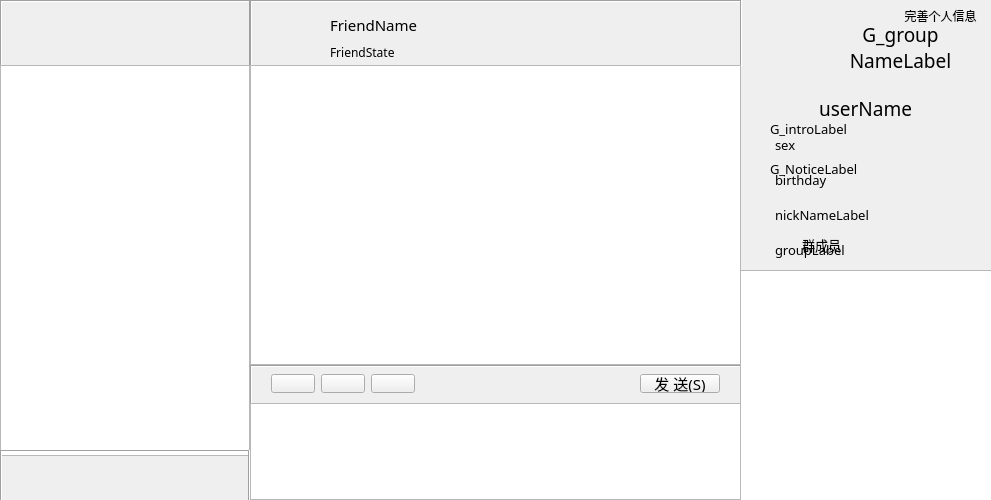
<?xml version="1.0" encoding="UTF-8"?>
<ui version="4.0">
 <class>MainWindow</class>
 <widget class="QMainWindow" name="MainWindow">
  <property name="geometry">
   <rect>
    <x>0</x>
    <y>0</y>
    <width>991</width>
    <height>500</height>
   </rect>
  </property>
  <property name="font">
   <font>
    <family>黑体</family>
    <pointsize>11</pointsize>
   </font>
  </property>
  <property name="windowTitle">
   <string>MainWindow</string>
  </property>
  <widget class="QWidget" name="centralWidget">
   <widget class="QLabel" name="label_2">
    <property name="geometry">
     <rect>
      <x>0</x>
      <y>0</y>
      <width>251</width>
      <height>71</height>
     </rect>
    </property>
    <property name="frameShape">
     <enum>QFrame::Box</enum>
    </property>
    <property name="frameShadow">
     <enum>QFrame::Sunken</enum>
    </property>
    <property name="text">
     <string/>
    </property>
    <property name="pixmap">
     <pixmap>../../微信/img/search.jpg</pixmap>
    </property>
   </widget>
   <widget class="QLabel" name="label_3">
    <property name="geometry">
     <rect>
      <x>250</x>
      <y>0</y>
      <width>492</width>
      <height>67</height>
     </rect>
    </property>
    <property name="frameShape">
     <enum>QFrame::Box</enum>
    </property>
    <property name="frameShadow">
     <enum>QFrame::Sunken</enum>
    </property>
    <property name="text">
     <string/>
    </property>
   </widget>
   <widget class="QLabel" name="FriendNameLabel">
    <property name="geometry">
     <rect>
      <x>330</x>
      <y>9</y>
      <width>121</width>
      <height>31</height>
     </rect>
    </property>
    <property name="font">
     <font>
      <family>黑体</family>
      <pointsize>11</pointsize>
     </font>
    </property>
    <property name="autoFillBackground">
     <bool>false</bool>
    </property>
    <property name="frameShape">
     <enum>QFrame::NoFrame</enum>
    </property>
    <property name="frameShadow">
     <enum>QFrame::Plain</enum>
    </property>
    <property name="text">
     <string>FriendName</string>
    </property>
    <property name="alignment">
     <set>Qt::AlignLeading|Qt::AlignLeft|Qt::AlignVCenter</set>
    </property>
   </widget>
   <widget class="QTextBrowser" name="chatTextBrowser">
    <property name="geometry">
     <rect>
      <x>250</x>
      <y>65</y>
      <width>491</width>
      <height>300</height>
     </rect>
    </property>
   </widget>
   <widget class="QLabel" name="label_5">
    <property name="geometry">
     <rect>
      <x>250</x>
      <y>365</y>
      <width>492</width>
      <height>40</height>
     </rect>
    </property>
    <property name="frameShape">
     <enum>QFrame::Box</enum>
    </property>
    <property name="frameShadow">
     <enum>QFrame::Sunken</enum>
    </property>
    <property name="text">
     <string/>
    </property>
   </widget>
   <widget class="QTextEdit" name="chatTextEdit">
    <property name="geometry">
     <rect>
      <x>250</x>
      <y>403</y>
      <width>491</width>
      <height>97</height>
     </rect>
    </property>
   </widget>
   <widget class="QListView" name="listView">
    <property name="geometry">
     <rect>
      <x>0</x>
      <y>65</y>
      <width>250</width>
      <height>391</height>
     </rect>
    </property>
   </widget>
   <widget class="QLabel" name="userHead">
    <property name="geometry">
     <rect>
      <x>833</x>
      <y>30</y>
      <width>60</width>
      <height>55</height>
     </rect>
    </property>
    <property name="text">
     <string/>
    </property>
   </widget>
   <widget class="QLabel" name="label">
    <property name="geometry">
     <rect>
      <x>770</x>
      <y>100</y>
      <width>191</width>
      <height>16</height>
     </rect>
    </property>
    <property name="font">
     <font>
      <family>黑体</family>
      <pointsize>14</pointsize>
     </font>
    </property>
    <property name="text">
     <string>userName</string>
    </property>
    <property name="alignment">
     <set>Qt::AlignCenter</set>
    </property>
   </widget>
   <widget class="QLabel" name="HeadTitleBg">
    <property name="geometry">
     <rect>
      <x>740</x>
      <y>1</y>
      <width>255</width>
      <height>500</height>
     </rect>
    </property>
    <property name="text">
     <string/>
    </property>
   </widget>
   <widget class="QLabel" name="birthdayLabel">
    <property name="geometry">
     <rect>
      <x>775</x>
      <y>171</y>
      <width>190</width>
      <height>18</height>
     </rect>
    </property>
    <property name="font">
     <font>
      <pointsize>10</pointsize>
     </font>
    </property>
    <property name="text">
     <string>birthday</string>
    </property>
   </widget>
   <widget class="QLabel" name="EmailLabel">
    <property name="geometry">
     <rect>
      <x>775</x>
      <y>276</y>
      <width>190</width>
      <height>18</height>
     </rect>
    </property>
    <property name="font">
     <font>
      <pointsize>10</pointsize>
     </font>
    </property>
    <property name="text">
     <string>Email@edu.cn</string>
    </property>
   </widget>
   <widget class="QLabel" name="PhoneLabel">
    <property name="geometry">
     <rect>
      <x>775</x>
      <y>311</y>
      <width>190</width>
      <height>18</height>
     </rect>
    </property>
    <property name="font">
     <font>
      <pointsize>10</pointsize>
     </font>
    </property>
    <property name="text">
     <string>+86XXX</string>
    </property>
   </widget>
   <widget class="QLabel" name="sexLabel">
    <property name="geometry">
     <rect>
      <x>775</x>
      <y>136</y>
      <width>190</width>
      <height>18</height>
     </rect>
    </property>
    <property name="font">
     <font>
      <pointsize>10</pointsize>
     </font>
    </property>
    <property name="text">
     <string>sex</string>
    </property>
   </widget>
   <widget class="QLabel" name="label_9">
    <property name="geometry">
     <rect>
      <x>775</x>
      <y>346</y>
      <width>190</width>
      <height>18</height>
     </rect>
    </property>
    <property name="font">
     <font>
      <pointsize>10</pointsize>
     </font>
    </property>
    <property name="text">
     <string>个人简介</string>
    </property>
   </widget>
   <widget class="QLabel" name="introLabel">
    <property name="geometry">
     <rect>
      <x>790</x>
      <y>370</y>
      <width>161</width>
      <height>51</height>
     </rect>
    </property>
    <property name="font">
     <font>
      <pointsize>10</pointsize>
     </font>
    </property>
    <property name="text">
     <string>我是阿巴阿巴阿巴巴巴巴阿巴巴</string>
    </property>
    <property name="alignment">
     <set>Qt::AlignLeading|Qt::AlignLeft|Qt::AlignTop</set>
    </property>
    <property name="wordWrap">
     <bool>true</bool>
    </property>
   </widget>
   <widget class="QLabel" name="StateLabel">
    <property name="geometry">
     <rect>
      <x>330</x>
      <y>42</y>
      <width>121</width>
      <height>21</height>
     </rect>
    </property>
    <property name="font">
     <font>
      <family>黑体</family>
      <pointsize>9</pointsize>
     </font>
    </property>
    <property name="autoFillBackground">
     <bool>false</bool>
    </property>
    <property name="frameShape">
     <enum>QFrame::NoFrame</enum>
    </property>
    <property name="frameShadow">
     <enum>QFrame::Plain</enum>
    </property>
    <property name="text">
     <string>FriendState</string>
    </property>
    <property name="alignment">
     <set>Qt::AlignLeading|Qt::AlignLeft|Qt::AlignVCenter</set>
    </property>
   </widget>
   <widget class="QLabel" name="FriendHead">
    <property name="geometry">
     <rect>
      <x>272</x>
      <y>14</y>
      <width>45</width>
      <height>40</height>
     </rect>
    </property>
    <property name="autoFillBackground">
     <bool>false</bool>
    </property>
    <property name="text">
     <string/>
    </property>
   </widget>
   <widget class="QLabel" name="OriginalBg">
    <property name="geometry">
     <rect>
      <x>250</x>
      <y>20</y>
      <width>491</width>
      <height>500</height>
     </rect>
    </property>
    <property name="text">
     <string/>
    </property>
   </widget>
   <widget class="QLabel" name="navLabel">
    <property name="geometry">
     <rect>
      <x>0</x>
      <y>450</y>
      <width>250</width>
      <height>61</height>
     </rect>
    </property>
    <property name="frameShape">
     <enum>QFrame::Box</enum>
    </property>
    <property name="frameShadow">
     <enum>QFrame::Sunken</enum>
    </property>
    <property name="text">
     <string/>
    </property>
    <property name="pixmap">
     <pixmap>../../微信/img/search.jpg</pixmap>
    </property>
   </widget>
   <widget class="QPushButton" name="contactsPushButton">
    <property name="geometry">
     <rect>
      <x>0</x>
      <y>450</y>
      <width>125</width>
      <height>61</height>
     </rect>
    </property>
    <property name="focusPolicy">
     <enum>Qt::StrongFocus</enum>
    </property>
    <property name="contextMenuPolicy">
     <enum>Qt::DefaultContextMenu</enum>
    </property>
    <property name="layoutDirection">
     <enum>Qt::LeftToRight</enum>
    </property>
    <property name="text">
     <string/>
    </property>
    <property name="flat">
     <bool>true</bool>
    </property>
   </widget>
   <widget class="QPushButton" name="groupPushButton">
    <property name="geometry">
     <rect>
      <x>125</x>
      <y>450</y>
      <width>125</width>
      <height>61</height>
     </rect>
    </property>
    <property name="focusPolicy">
     <enum>Qt::StrongFocus</enum>
    </property>
    <property name="contextMenuPolicy">
     <enum>Qt::DefaultContextMenu</enum>
    </property>
    <property name="layoutDirection">
     <enum>Qt::LeftToRight</enum>
    </property>
    <property name="text">
     <string/>
    </property>
    <property name="flat">
     <bool>true</bool>
    </property>
   </widget>
   <widget class="QLabel" name="nickNameLabel">
    <property name="geometry">
     <rect>
      <x>775</x>
      <y>206</y>
      <width>190</width>
      <height>18</height>
     </rect>
    </property>
    <property name="font">
     <font>
      <pointsize>10</pointsize>
     </font>
    </property>
    <property name="text">
     <string>nickNameLabel</string>
    </property>
   </widget>
   <widget class="QLabel" name="groupLabel">
    <property name="geometry">
     <rect>
      <x>775</x>
      <y>241</y>
      <width>190</width>
      <height>18</height>
     </rect>
    </property>
    <property name="font">
     <font>
      <pointsize>10</pointsize>
     </font>
    </property>
    <property name="text">
     <string>groupLabel</string>
    </property>
   </widget>
   <widget class="QLabel" name="G_groupHead">
    <property name="geometry">
     <rect>
      <x>760</x>
      <y>20</y>
      <width>60</width>
      <height>55</height>
     </rect>
    </property>
    <property name="text">
     <string/>
    </property>
   </widget>
   <widget class="QLabel" name="G_groupNameLabel">
    <property name="geometry">
     <rect>
      <x>830</x>
      <y>27</y>
      <width>141</width>
      <height>41</height>
     </rect>
    </property>
    <property name="font">
     <font>
      <family>黑体</family>
      <pointsize>14</pointsize>
     </font>
    </property>
    <property name="text">
     <string>G_group NameLabel</string>
    </property>
    <property name="alignment">
     <set>Qt::AlignCenter</set>
    </property>
    <property name="wordWrap">
     <bool>true</bool>
    </property>
   </widget>
   <widget class="QLabel" name="G_introLabel">
    <property name="geometry">
     <rect>
      <x>770</x>
      <y>120</y>
      <width>190</width>
      <height>18</height>
     </rect>
    </property>
    <property name="font">
     <font>
      <pointsize>10</pointsize>
     </font>
    </property>
    <property name="text">
     <string>G_introLabel</string>
    </property>
   </widget>
   <widget class="QLabel" name="G_NoticeLabel">
    <property name="geometry">
     <rect>
      <x>770</x>
      <y>160</y>
      <width>190</width>
      <height>18</height>
     </rect>
    </property>
    <property name="font">
     <font>
      <pointsize>10</pointsize>
     </font>
    </property>
    <property name="text">
     <string>G_NoticeLabel</string>
    </property>
   </widget>
   <widget class="QLabel" name="G_menberTitleLabel">
    <property name="geometry">
     <rect>
      <x>802</x>
      <y>236</y>
      <width>81</width>
      <height>18</height>
     </rect>
    </property>
    <property name="font">
     <font>
      <pointsize>10</pointsize>
     </font>
    </property>
    <property name="text">
     <string>群成员</string>
    </property>
   </widget>
   <widget class="QListView" name="G_listView">
    <property name="geometry">
     <rect>
      <x>740</x>
      <y>270</y>
      <width>261</width>
      <height>231</height>
     </rect>
    </property>
    <property name="lineWidth">
     <number>0</number>
    </property>
   </widget>
   <widget class="QPushButton" name="perfectInfoPushButton">
    <property name="geometry">
     <rect>
      <x>880</x>
      <y>0</y>
      <width>121</width>
      <height>31</height>
     </rect>
    </property>
    <property name="font">
     <font>
      <pointsize>9</pointsize>
     </font>
    </property>
    <property name="text">
     <string>完善个人信息</string>
    </property>
    <property name="autoDefault">
     <bool>true</bool>
    </property>
    <property name="flat">
     <bool>true</bool>
    </property>
   </widget>
   <widget class="QWidget" name="widget" native="true">
    <property name="geometry">
     <rect>
      <x>260</x>
      <y>363</y>
      <width>471</width>
      <height>41</height>
     </rect>
    </property>
    <layout class="QHBoxLayout" name="horizontalLayout">
     <item>
      <widget class="QPushButton" name="historySave">
       <property name="font">
        <font>
         <family>黑体</family>
         <pointsize>11</pointsize>
        </font>
       </property>
       <property name="text">
        <string/>
       </property>
       <property name="iconSize">
        <size>
         <width>16</width>
         <height>16</height>
        </size>
       </property>
      </widget>
     </item>
     <item>
      <widget class="QPushButton" name="clearHistory">
       <property name="font">
        <font>
         <family>黑体</family>
         <pointsize>11</pointsize>
        </font>
       </property>
       <property name="text">
        <string/>
       </property>
       <property name="iconSize">
        <size>
         <width>16</width>
         <height>16</height>
        </size>
       </property>
      </widget>
     </item>
     <item>
      <widget class="QPushButton" name="transPushButton">
       <property name="font">
        <font>
         <family>黑体</family>
         <pointsize>11</pointsize>
        </font>
       </property>
       <property name="text">
        <string/>
       </property>
       <property name="iconSize">
        <size>
         <width>16</width>
         <height>16</height>
        </size>
       </property>
      </widget>
     </item>
     <item>
      <spacer name="horizontalSpacer">
       <property name="orientation">
        <enum>Qt::Horizontal</enum>
       </property>
       <property name="sizeHint" stdset="0">
        <size>
         <width>40</width>
         <height>20</height>
        </size>
       </property>
      </spacer>
     </item>
     <item>
      <widget class="QPushButton" name="sendPushButton">
       <property name="font">
        <font>
         <family>黑体</family>
         <pointsize>11</pointsize>
        </font>
       </property>
       <property name="text">
        <string>发 送(S)</string>
       </property>
      </widget>
     </item>
    </layout>
    <zorder>historySave</zorder>
    <zorder>clearHistory</zorder>
    <zorder>transPushButton</zorder>
    <zorder>sendPushButton</zorder>
    <zorder>horizontalSpacer</zorder>
   </widget>
   <zorder>label_5</zorder>
   <zorder>HeadTitleBg</zorder>
   <zorder>chatTextEdit</zorder>
   <zorder>label_2</zorder>
   <zorder>label_3</zorder>
   <zorder>FriendNameLabel</zorder>
   <zorder>chatTextBrowser</zorder>
   <zorder>listView</zorder>
   <zorder>userHead</zorder>
   <zorder>label</zorder>
   <zorder>birthdayLabel</zorder>
   <zorder>EmailLabel</zorder>
   <zorder>PhoneLabel</zorder>
   <zorder>sexLabel</zorder>
   <zorder>label_9</zorder>
   <zorder>introLabel</zorder>
   <zorder>StateLabel</zorder>
   <zorder>FriendHead</zorder>
   <zorder>navLabel</zorder>
   <zorder>contactsPushButton</zorder>
   <zorder>groupPushButton</zorder>
   <zorder>OriginalBg</zorder>
   <zorder>nickNameLabel</zorder>
   <zorder>groupLabel</zorder>
   <zorder>G_groupHead</zorder>
   <zorder>G_groupNameLabel</zorder>
   <zorder>G_introLabel</zorder>
   <zorder>G_NoticeLabel</zorder>
   <zorder>G_menberTitleLabel</zorder>
   <zorder>G_listView</zorder>
   <zorder>perfectInfoPushButton</zorder>
   <zorder>widget</zorder>
  </widget>
 </widget>
 <layoutdefault spacing="6" margin="11"/>
 <resources/>
 <connections/>
</ui>
